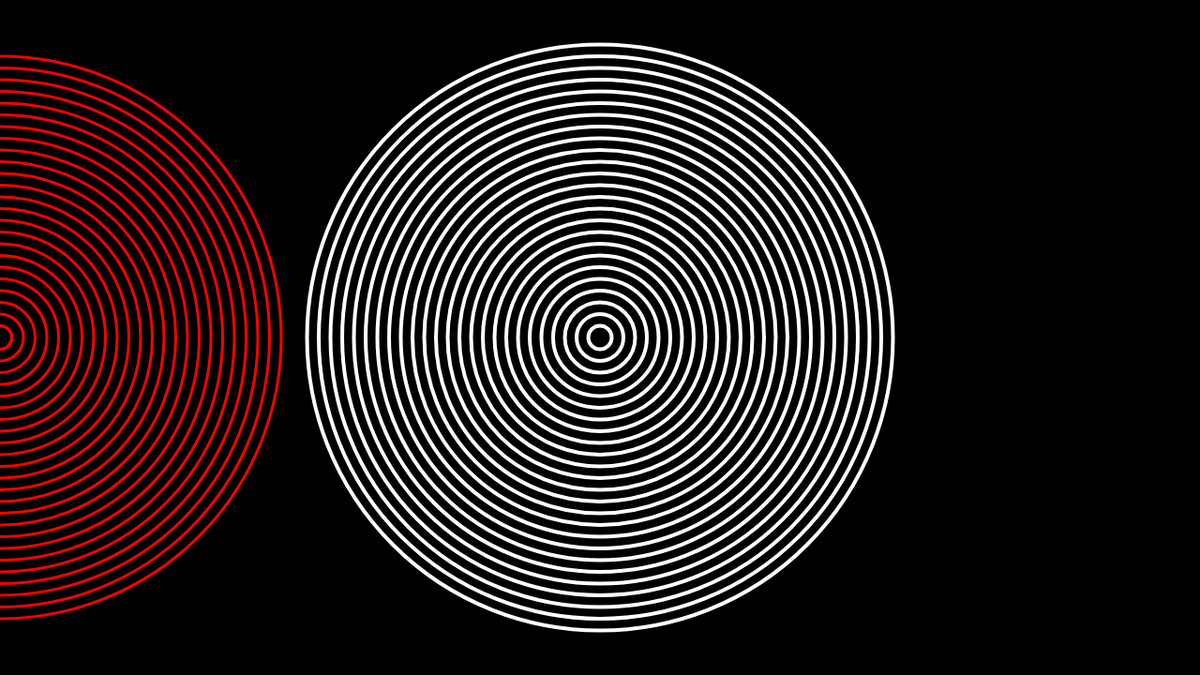
Frame 1 (no input)
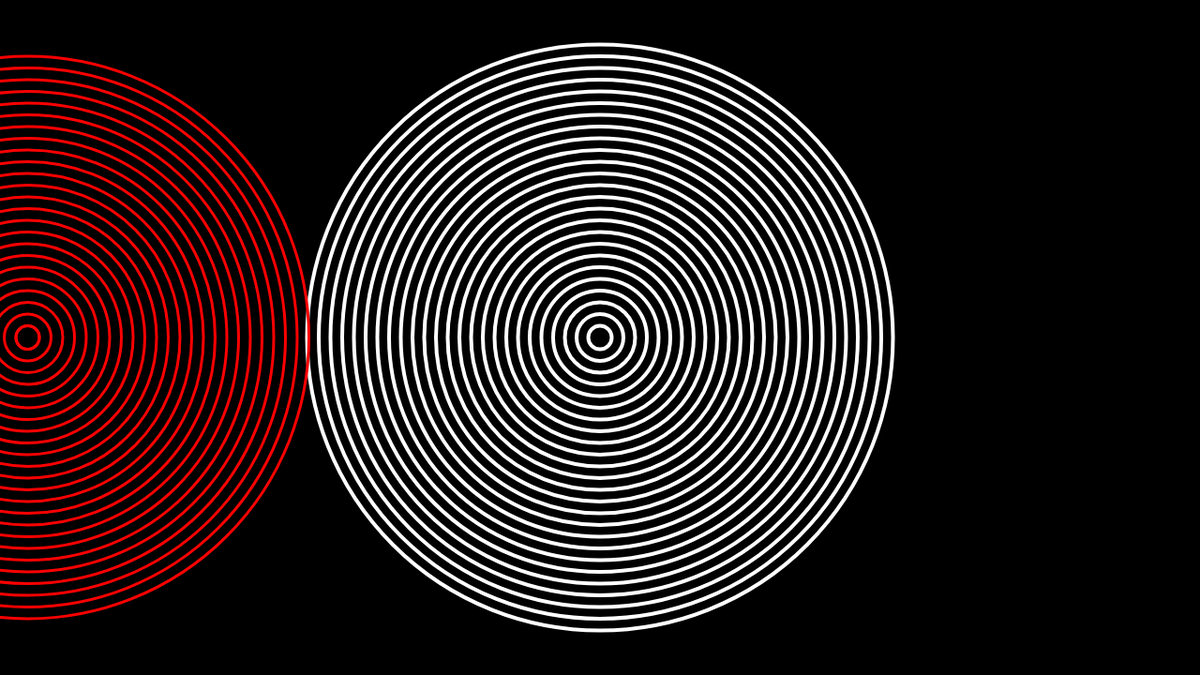
Frame 60 (no input)
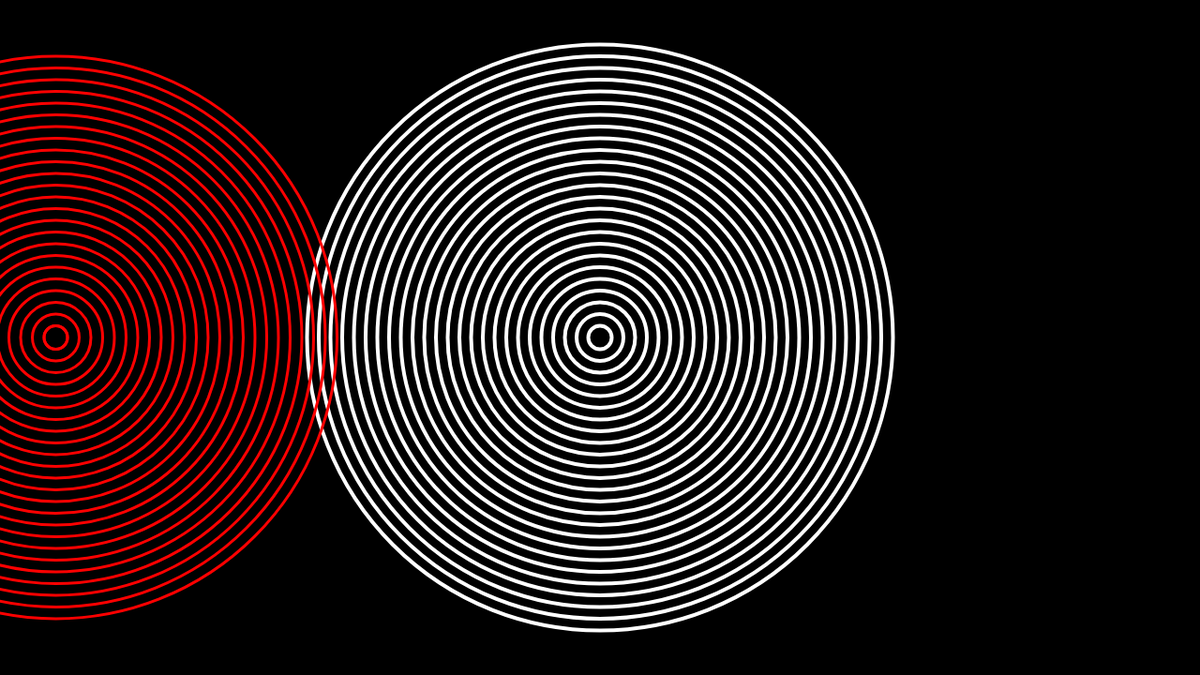
Frame 120 (the mouse pressed at the canvas centre since frame 60)

The p5.js sketch that drew these frames (run headless with seeded random() and noise() and a simulated clock; from frame 60 on, the mouse is pressed at the canvas centre):

// p5.js sketch
// ── sketch.js
console.log('moire circles');

let x = 0

function setup() {
  createCanvas(1280, 720);
  noFill();
}

function draw() {
  background(0);
  push();
  translate(width/2, height/2);
  for (let i = 0; i < 650; i += 25) {
    
    stroke(255)
    strokeWeight(4)
    ellipse(0, 0, i, i)

  }

 pop();

 push();
  for (let i = 0; i < 650; i += 25) {

    stroke('red')
    strokeWeight(3)
    ellipse( x, 360, 600 - i, 600 - i)
  }
  if (x > width) {
    x = 0
  } else {
    x = x + 0.5;
  }

  pop(); 
}

//credit: https://www.youtube.com/watch?v=62SbexSgQIw
